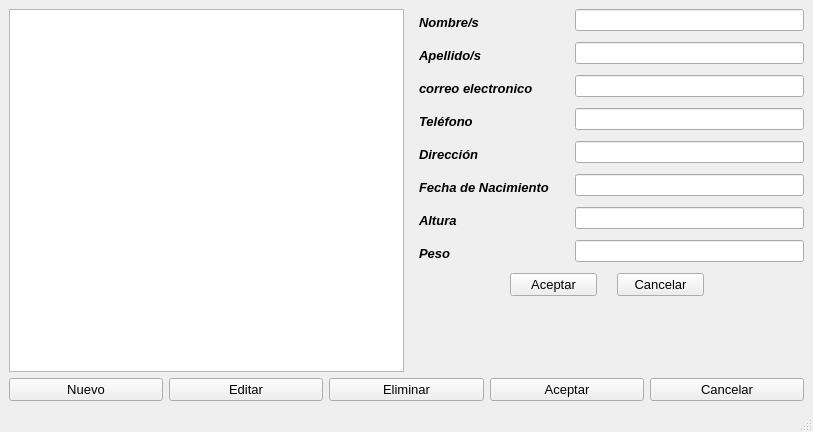
<?xml version="1.0" encoding="UTF-8"?>
<ui version="4.0">
 <class>MainWindow</class>
 <widget class="QMainWindow" name="MainWindow">
  <property name="geometry">
   <rect>
    <x>0</x>
    <y>0</y>
    <width>813</width>
    <height>432</height>
   </rect>
  </property>
  <property name="windowTitle">
   <string>MainWindow</string>
  </property>
  <widget class="QWidget" name="centralwidget">
   <property name="styleSheet">
    <string notr="true">QLabel {
	MARGIN-LEFT:10PX;
	margin-right:10px;
padding:6px
    }
</string>
   </property>
   <layout class="QVBoxLayout" name="verticalLayout">
    <item>
     <layout class="QHBoxLayout" name="horizontalLayout">
      <item>
       <widget class="QListWidget" name="lista">
        <property name="styleSheet">
         <string notr="true"/>
        </property>
       </widget>
      </item>
      <item>
       <layout class="QFormLayout" name="formLayout">
        <item row="1" column="0">
         <widget class="QLabel" name="label">
          <property name="font">
           <font>
            <family>Arial</family>
            <pointsize>10</pointsize>
            <weight>75</weight>
            <italic>true</italic>
            <bold>true</bold>
           </font>
          </property>
          <property name="text">
           <string>Nombre/s</string>
          </property>
         </widget>
        </item>
        <item row="2" column="0">
         <widget class="QLabel" name="label_2">
          <property name="font">
           <font>
            <family>Arial</family>
            <pointsize>10</pointsize>
            <weight>75</weight>
            <italic>true</italic>
            <bold>true</bold>
           </font>
          </property>
          <property name="text">
           <string>Apellido/s</string>
          </property>
         </widget>
        </item>
        <item row="3" column="0">
         <widget class="QLabel" name="label_3">
          <property name="font">
           <font>
            <family>Arial</family>
            <pointsize>10</pointsize>
            <weight>75</weight>
            <italic>true</italic>
            <bold>true</bold>
           </font>
          </property>
          <property name="text">
           <string>correo electronico</string>
          </property>
         </widget>
        </item>
        <item row="1" column="1">
         <widget class="QLineEdit" name="nombre"/>
        </item>
        <item row="2" column="1">
         <widget class="QLineEdit" name="apellido"/>
        </item>
        <item row="3" column="1">
         <widget class="QLineEdit" name="email"/>
        </item>
        <item row="4" column="0">
         <widget class="QLabel" name="label_4">
          <property name="font">
           <font>
            <family>Arial</family>
            <pointsize>10</pointsize>
            <weight>75</weight>
            <italic>true</italic>
            <bold>true</bold>
           </font>
          </property>
          <property name="text">
           <string>Teléfono</string>
          </property>
         </widget>
        </item>
        <item row="5" column="0">
         <widget class="QLabel" name="label_5">
          <property name="font">
           <font>
            <family>Arial</family>
            <pointsize>10</pointsize>
            <weight>75</weight>
            <italic>true</italic>
            <bold>true</bold>
           </font>
          </property>
          <property name="text">
           <string>Dirección</string>
          </property>
         </widget>
        </item>
        <item row="6" column="0">
         <widget class="QLabel" name="label_6">
          <property name="font">
           <font>
            <family>Arial</family>
            <pointsize>10</pointsize>
            <weight>75</weight>
            <italic>true</italic>
            <bold>true</bold>
           </font>
          </property>
          <property name="text">
           <string>Fecha de Nacimiento</string>
          </property>
         </widget>
        </item>
        <item row="7" column="0">
         <widget class="QLabel" name="label_7">
          <property name="font">
           <font>
            <family>Arial</family>
            <pointsize>10</pointsize>
            <weight>75</weight>
            <italic>true</italic>
            <bold>true</bold>
           </font>
          </property>
          <property name="text">
           <string>Altura</string>
          </property>
         </widget>
        </item>
        <item row="8" column="0">
         <widget class="QLabel" name="label_8">
          <property name="font">
           <font>
            <family>Arial</family>
            <pointsize>10</pointsize>
            <weight>75</weight>
            <italic>true</italic>
            <bold>true</bold>
           </font>
          </property>
          <property name="text">
           <string>Peso</string>
          </property>
         </widget>
        </item>
        <item row="4" column="1">
         <widget class="QLineEdit" name="telefono"/>
        </item>
        <item row="5" column="1">
         <widget class="QLineEdit" name="direccion"/>
        </item>
        <item row="7" column="1">
         <widget class="QLineEdit" name="altura"/>
        </item>
        <item row="6" column="1">
         <widget class="QLineEdit" name="nacimiento"/>
        </item>
        <item row="8" column="1">
         <widget class="QLineEdit" name="peso"/>
        </item>
        <item row="9" column="0" colspan="2">
         <widget class="QWidget" name="botones" native="true">
          <property name="styleSheet">
           <string notr="true"/>
          </property>
          <layout class="QHBoxLayout" name="horizontalLayout_3">
           <property name="spacing">
            <number>20</number>
           </property>
           <property name="leftMargin">
            <number>100</number>
           </property>
           <property name="topMargin">
            <number>0</number>
           </property>
           <property name="rightMargin">
            <number>100</number>
           </property>
           <item>
            <widget class="QPushButton" name="aceptar_editar">
             <property name="font">
              <font>
               <family>Arial</family>
               <pointsize>10</pointsize>
              </font>
             </property>
             <property name="text">
              <string>Aceptar</string>
             </property>
            </widget>
           </item>
           <item>
            <widget class="QPushButton" name="cancelar_editar">
             <property name="font">
              <font>
               <family>Arial</family>
               <pointsize>10</pointsize>
              </font>
             </property>
             <property name="text">
              <string>Cancelar</string>
             </property>
            </widget>
           </item>
          </layout>
         </widget>
        </item>
       </layout>
      </item>
     </layout>
    </item>
    <item>
     <layout class="QHBoxLayout" name="horizontalLayout_2">
      <item>
       <widget class="QPushButton" name="nuevo">
        <property name="font">
         <font>
          <family>Arial</family>
          <pointsize>10</pointsize>
         </font>
        </property>
        <property name="text">
         <string>Nuevo</string>
        </property>
       </widget>
      </item>
      <item>
       <widget class="QPushButton" name="editar">
        <property name="font">
         <font>
          <family>Arial</family>
          <pointsize>10</pointsize>
         </font>
        </property>
        <property name="text">
         <string>Editar</string>
        </property>
       </widget>
      </item>
      <item>
       <widget class="QPushButton" name="eliminar">
        <property name="font">
         <font>
          <family>Arial</family>
          <pointsize>10</pointsize>
         </font>
        </property>
        <property name="text">
         <string>Eliminar</string>
        </property>
       </widget>
      </item>
      <item>
       <widget class="QPushButton" name="aceptar">
        <property name="font">
         <font>
          <family>Arial</family>
          <pointsize>10</pointsize>
         </font>
        </property>
        <property name="text">
         <string>Aceptar</string>
        </property>
       </widget>
      </item>
      <item>
       <widget class="QPushButton" name="cancelar">
        <property name="font">
         <font>
          <family>Arial</family>
          <pointsize>10</pointsize>
         </font>
        </property>
        <property name="text">
         <string>Cancelar</string>
        </property>
       </widget>
      </item>
     </layout>
    </item>
   </layout>
  </widget>
  <widget class="QStatusBar" name="statusbar"/>
 </widget>
 <resources/>
 <connections/>
</ui>
